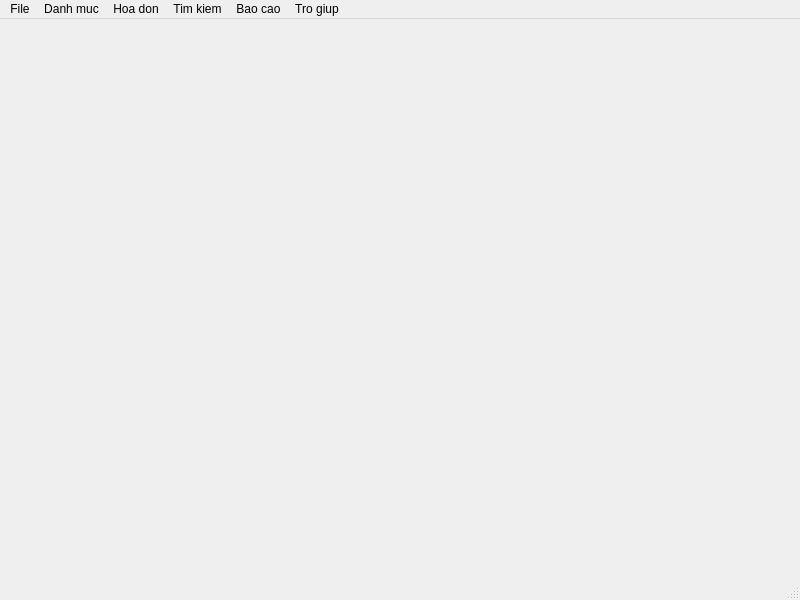
<?xml version="1.0" encoding="UTF-8"?>
<ui version="4.0">
 <class>MainWindow</class>
 <widget class="QMainWindow" name="MainWindow">
  <property name="geometry">
   <rect>
    <x>0</x>
    <y>0</y>
    <width>800</width>
    <height>600</height>
   </rect>
  </property>
  <property name="windowTitle">
   <string>MainWindow</string>
  </property>
  <widget class="QWidget" name="centralwidget"/>
  <widget class="QMenuBar" name="menubar">
   <property name="geometry">
    <rect>
     <x>0</x>
     <y>0</y>
     <width>800</width>
     <height>26</height>
    </rect>
   </property>
   <widget class="QMenu" name="menuFile">
    <property name="title">
     <string>File</string>
    </property>
    <addaction name="actionOpen"/>
    <addaction name="actionSave"/>
    <addaction name="actionExit"/>
   </widget>
   <widget class="QMenu" name="menuNh_n_vi_n">
    <property name="title">
     <string>Danh muc</string>
    </property>
    <addaction name="actionChat_lieu"/>
    <addaction name="actionNhan_vien"/>
    <addaction name="actionKhach_hang"/>
    <addaction name="actionHang_hoa"/>
   </widget>
   <widget class="QMenu" name="menuHoa_don">
    <property name="title">
     <string>Hoa don</string>
    </property>
    <addaction name="actionHoa_don_ban"/>
   </widget>
   <widget class="QMenu" name="menuTim_kiem">
    <property name="title">
     <string>Tim kiem</string>
    </property>
    <addaction name="actionHoa_don_ban_2"/>
    <addaction name="actionHang"/>
    <addaction name="actionKhach_hang_2"/>
   </widget>
   <widget class="QMenu" name="menuBao_cao">
    <property name="title">
     <string>Bao cao</string>
    </property>
    <addaction name="actionHang_ton"/>
    <addaction name="actionDoanh_thu"/>
   </widget>
   <widget class="QMenu" name="menuTro_giup">
    <property name="title">
     <string>Tro giup</string>
    </property>
    <addaction name="actionTro_giup"/>
    <addaction name="actionVai_net"/>
   </widget>
   <addaction name="menuFile"/>
   <addaction name="menuNh_n_vi_n"/>
   <addaction name="menuHoa_don"/>
   <addaction name="menuTim_kiem"/>
   <addaction name="menuBao_cao"/>
   <addaction name="menuTro_giup"/>
  </widget>
  <widget class="QStatusBar" name="statusbar"/>
  <action name="actionOpen">
   <property name="text">
    <string>Open</string>
   </property>
  </action>
  <action name="actionSave">
   <property name="text">
    <string>Save</string>
   </property>
  </action>
  <action name="actionExit">
   <property name="text">
    <string>Exit</string>
   </property>
  </action>
  <action name="actionChat_lieu">
   <property name="text">
    <string>Chat lieu</string>
   </property>
  </action>
  <action name="actionNhan_vien">
   <property name="text">
    <string>Nhan vien</string>
   </property>
  </action>
  <action name="actionKhach_hang">
   <property name="text">
    <string>Khach hang</string>
   </property>
  </action>
  <action name="actionHang_hoa">
   <property name="text">
    <string>Hang hoa</string>
   </property>
  </action>
  <action name="actionHoa_don_ban">
   <property name="text">
    <string>Hoa don ban</string>
   </property>
  </action>
  <action name="actionHoa_don_ban_2">
   <property name="text">
    <string>Hoa don ban</string>
   </property>
  </action>
  <action name="actionHang">
   <property name="text">
    <string>Hang</string>
   </property>
  </action>
  <action name="actionKhach_hang_2">
   <property name="text">
    <string>Khach hang</string>
   </property>
  </action>
  <action name="actionHang_ton">
   <property name="text">
    <string>Hang ton</string>
   </property>
  </action>
  <action name="actionDoanh_thu">
   <property name="text">
    <string>Doanh thu</string>
   </property>
  </action>
  <action name="actionTro_giup">
   <property name="text">
    <string>Tro giup</string>
   </property>
  </action>
  <action name="actionVai_net">
   <property name="text">
    <string>Vai net</string>
   </property>
  </action>
 </widget>
 <resources/>
 <connections/>
</ui>
